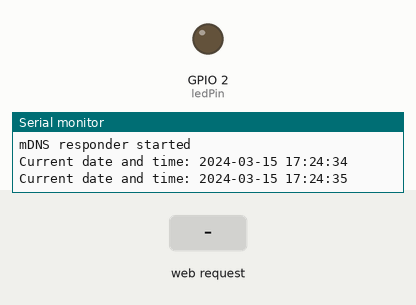
A sketch run on a simulated ESP8266 (NodeMCU). Parts: output pins drawn as LEDs (lit = HIGH), the last lines printed to the serial monitor. The inputs (shaded band) are chosen by the test bench. WiFi joins after 1.5 s; servers stay silent unless stated; the local clock reads 2024-03-15 10:24:30 at power-on unless the sketch sets it; storage starts empty.

Above: at 3.2 s.
3.3 s: HTTP request GET /toggle received
At 3.9 s:
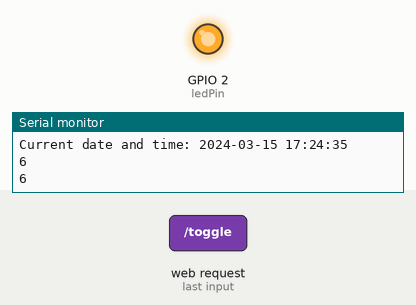
Timing chart, 0 to 6.3 s (numbered marks = the images above; inputs shaded):
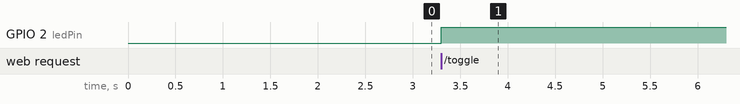

The sketch:

WifiConnectServerTurnOnLed.ino
```cpp
#include <ESP8266WiFi.h>
#include <ESP8266WebServer.h>
#include <ESP8266mDNS.h>
#include <FS.h> // Include the SPIFFS library to save data to flash
#include <ArduinoJson.h> // Include the ArduinoJSON library
//#include <string>
#include <time.h>
#include <WiFiUdp.h>
#include <TimeLib.h>

const char* ssid = "Steve'sWIFI";
const char* password = "ji7ewg1k";

float bac[] = {1.728,1.786,2.074,2.612,2.919,3.015};

int muc[] = {50,100,200,300,400,900};

int tieuThu[] = {50,50,100,56,0,0};

IPAddress subnet(255, 255, 0, 0);			            // Subnet Mask
IPAddress gateway(192, 168, 1, 1);			            // Default Gateway
IPAddress local_IP(192, 168, 1, 184);			        // Static IP Address for ESP8266

// Initial board time
unsigned long boardTime = 0;

ESP8266WebServer server(80);

const int ledPin = 2;
int ledState = LOW;
int sensorData[] = {3, 7, 2, 5, 8, 4};
int secondaryData[] = {3, 10, 12, 17, 25, 29};
int dataLength = sizeof(sensorData)/ sizeof(sensorData[0]);

struct tm internetTime;

String GetDataString(int inputData[], String key){

  String dataString = key + ": [";
  for (int i = 0; i < dataLength; i++) {
    dataString += String(inputData[i]);
    if (i < dataLength -1) {
      dataString += ", ";
    }
  }
  dataString += "],";
  Serial.println(dataLength);
  return dataString;
}

String GetDataString(char* inputData[], String key){

  String dataString = key + ": [";
  for (int i = 0; i < dataLength; i++) {
    dataString += String(inputData[i]);
    if (i < dataLength -1) {
      dataString += ", ";
    }
  }
  dataString += "],";
  Serial.println(dataLength);
  return dataString;
}

int getLastElementAsInt(const String &input) {
  // Check if the input string is empty
  if (input.length() == 0) {
    return -1; // or any default value or error code
  }

  // Get the last character from the input string
  char lastChar = input.charAt(input.length() - 1);

  // Check if the last character is a digit
  if (isdigit(lastChar)) {
    // Convert the last character to an integer
    int lastElement = lastChar - '0';
    return lastElement;
  } else {
    return -1; // or any default value or error code
  }
}

unsigned long convertStructTmToUnsignedLong(struct tm currentTime) {
    time_t time = mktime(&currentTime); // Convert struct tm to time_t
    return (unsigned long)time; // Convert time_t to unsigned long
}

struct tm convertUnsignedLongToStructTm(unsigned long timestamp) {
    time_t time = (time_t)timestamp; // Convert unsigned long to time_t
    struct tm convertedTime = *localtime(&time); // Convert time_t to struct tm
    return convertedTime;
}

unsigned long previousMillis = 0;  // Variable to store time
const long interval = 1000;  // Interval for 1 second
unsigned long diffMillis = 0;
void getBoardOwnTimer(){

  unsigned long currentMillis = millis();// + diffMillis;  // Get the current time

  if (currentMillis - previousMillis >= interval) {
    // If a second has passed
    //Serial.print(millis());
    previousMillis = currentMillis;
    //Serial.println(currentMillis);
    unsigned long newMillis = convertStructTmToUnsignedLong(internetTime) + currentMillis/1000;
    printTime(convertUnsignedLongToStructTm(newMillis));
    return;
  }
}

struct tm getInternetTime() {

  configTime(0, 0, "pool.ntp.org", "time.nist.gov");
  //struct tm internetTime;

  while (!getLocalTime(&internetTime)) {
    Serial.println("Failed to obtain time");
    //return timeinfo;
  }

  // GMT+7 adjustment
  time_t now = mktime(&internetTime) + 7 * 3600;
  localtime_r(&now, &internetTime);
  //printTime(timeinfo);
  return internetTime;
}

void printTime(struct tm timeinfo) {
  Serial.print("Current date and time: ");
  Serial.print(timeinfo.tm_year + 1900); // Year since 1900
  Serial.print("-");
  printTwoDigits(timeinfo.tm_mon + 1); // Month starts from 0
  Serial.print("-");
  printTwoDigits(timeinfo.tm_mday); // Day of the month
  Serial.print(" ");
  printTwoDigits(timeinfo.tm_hour); // Hours
  Serial.print(":");
  printTwoDigits(timeinfo.tm_min); // Minutes
  Serial.print(":");
  printTwoDigits(timeinfo.tm_sec); // Seconds
  Serial.println();
}

void printTwoDigits(int digits) {
  // Helper function to print leading 0 if the value is less than 10
  if (digits < 10)
    Serial.print('0');
  Serial.print(digits);
}

// Save Json
void saveJsonData() {
  if (SPIFFS.begin()) {
    // Create the JSON object with the specified structure
    StaticJsonDocument<2048> jsonData;
    JsonObject dataObj = jsonData.createNestedObject("data");

    JsonObject day1 = dataObj.createNestedObject("day1");
    day1["key1"] = "value1";
    day1["key2"] = "value2";
    day1["key3"] = "value3";

    JsonObject day2 = dataObj.createNestedObject("day2");
    day2["key1"] = "value1";
    day2["key2"] = "value2";
    day2["key3"] = "value3";

    // Open the file for writing
    File file = SPIFFS.open("/data.json", "w");
    if (!file) {
      Serial.println("Failed to open file for writing");
      return;
    }

    // Serialize the JSON data and write it to the file
    if (serializeJson(jsonData, file) == 0) {
      Serial.println("Failed to write to file");
    }

    // Close the file
    file.close();
    Serial.println("Data saved to data.json");
  } else {
    Serial.println("Failed to mount SPIFFS filesystem");
  }
}

void readJsonData() {
  if (SPIFFS.begin()) {
    // Open the file for reading
    File file = SPIFFS.open("/data.json", "r");
    if (!file) {
      Serial.println("Failed to open file for reading");
      return;
    }

    // Get the file size
    size_t fileSize = file.size();

    // Allocate a buffer to hold the JSON data
    std::unique_ptr<char[]> buffer(new char[fileSize]);

    // Read the file into the buffer
    file.readBytes(buffer.get(), fileSize);

    // Parse the JSON data
    DynamicJsonDocument jsonData(2048); // Adjust the size as needed
    DeserializationError error = deserializeJson(jsonData, buffer.get());

    if (error) {
      Serial.print("JSON parsing error: ");
      Serial.println(error.c_str());
    } else {
      // Successfully parsed JSON
      Serial.println("Data from data.json:");

      // Access JSON data, for example:
      const char* key1 = jsonData["data"]["day1"]["key1"];
      const char* key2 = jsonData["data"]["day1"]["key2"];
      const char* key3 = jsonData["data"]["day1"]["key3"];

      Serial.print("key1: ");
      Serial.println(key1);
      Serial.print("key2: ");
      Serial.println(key2);
      Serial.print("key3: ");
      Serial.println(key3);
    }

    // Close the file
    file.close();
  } else {
    Serial.println("Failed to mount SPIFFS filesystem");
  }
}


// Web design
void handleRoot() {

  String html = "<html><head><meta charset='UTF-8'></head><body>";
  html += "<style>h1 {text-align: center;}</style>";
  html += "<h1> BẢNG THỐNG KÊ CÔNG SUẤT SỬ DỤNG ĐIỆN </h1>";
  //html += "<p> TEST trạng thái BUILDIN LED : " + String(ledState == HIGH ? "On" : "Off") + "</p>";
  //html += "<p><a href='/toggle'>Bật/Tắt LED</a></p>";
  html += "<p id='datetime' > Thời gian : " + String(ledState == HIGH ? "On" : "Off") + "</p>";

  // Add text field and button
  html += "<div>";
  html += "<input type='text' id='dataInput' placeholder='Nhập số liệu'>";
  html += "<button onclick='addData()'>Xác nhận</button>";
  html += "</div>";

  // Thêm trường nhập và xử lý sự kiện vào form

  html += "<form>";
  html += "<label for='level1'>Muc 1 tu 0 - </label>";
  html += "<input type='text' id='level1' onfocus='textFieldFocus()' onblur='textFieldBlur(this.id)' >";
  html += "<p id='status'>Status: Not Focused</p>";
  html += "</form>";

  html += "<table style='width: 100%; border: 1px solid black;'>";
  html += "<tr>";
  html += "<td style='text-align: center;'>Mức</td>";
  html += "<td style='text-align: center;'>Từ (Kwh)</td>";
  html += "<td style='text-align: center;'>Tới (Kwh)</td>";
  html += "<td style='text-align: center;'>Giá điện (Nghìn đồng)</td>";
  html += "<td style='text-align: center;'>Công suất sử dụng(Kwh)</td>";
  html += "<td style='text-align: center;'>Đơn giá(Nghìn đồng)</td>";
  html += "</tr>";
  //Muc 1
  html += "<tr>";
  html += "<td style='text-align: center;'>Mức 1</td>";
  html += "<td style='text-align: center;'>0</td>";
  html += "<td style='text-align: center;'><input type='text' id='to1' placeholder='" + String(muc[0]) + "'></td>";
  html += "<td style='text-align: center;'><input type='text' id='gia1'  placeholder='" + String(bac[0]) + "'></td>";
  html += "<td style='text-align: center;'>" + String(tieuThu[0]) + "</td>";
  html += "<td style='text-align: center;'>" + String(tieuThu[0]*bac[0]) + "</td>";
  html += "</tr>";
  //Muc 2
  html += "<tr style='text-align: center; border: 1px solid black;'>";
  html += "<td style='text-align: center;'>Mức 2</td>";
  html += "<td style='text-align: center;'>" + String(muc[0] + 1) + "</td>";
  html += "<td style='text-align: center;'><input type='text' id='to2' placeholder='" + String(muc[1]) + "'></td>";
  html += "<td style='text-align: center;'><input type='text' id='gia2' placeholder='" + String(bac[1]) + "'></td>";
  html += "<td style='text-align: center;'>" + String(tieuThu[1]) + "</td>";
  html += "<td style='text-align: center;'>" + String(tieuThu[1]*bac[1]) + "</td>";
  html += "</tr>";
  //Muc 3
  html += "<tr>";
  html += "<td style='text-align: center;'>Mức 3</td>";
  html += "<td style='text-align: center;'>" + String(muc[1] + 1) + "</td>";
  html += "<td style='text-align: center;'><input type='text' id='to3' placeholder='" + String(muc[2]) + "'></td>";
  html += "<td style='text-align: center;'><input type='text' id='gia3' placeholder='" + String(bac[2]) + "'></td>";
  html += "<td style='text-align: center;'>" + String(tieuThu[2]) + "</td>";
  html += "<td style='text-align: center;'>" + String(tieuThu[2]*bac[2]) + "</td>";
  html += "</tr>";
  //Muc 4
  html += "<tr>";
  html += "<td style='text-align: center;'>Mức 4</td>";
  html += "<td style='text-align: center;'>" + String(muc[2] + 1) + "</td>";
  html += "<td style='text-align: center;'><input type='text' id='to4' placeholder='" + String(muc[3]) + "'></td>";
  html += "<td style='text-align: center;'><input type='text' id='gia4' placeholder='" + String(bac[3]) + "'></td>";
  html += "<td style='text-align: center;'>" + String(tieuThu[3]) + "</td>";
  html += "<td style='text-align: center;'>" + String(tieuThu[3]*bac[3]) + "</td>";
  html += "</tr>";
  //Muc 5
  html += "<tr>";
  html += "<td style='text-align: center;'>Mức 5</td>";
  html += "<td style='text-align: center;'>" + String(muc[3] + 1) + "</td>";
  html += "<td style='text-align: center;'><input type='text' id='to5' placeholder='" + String(muc[4]) + "'></td>";
  html += "<td style='text-align: center;'><input type='text' id='gia5' placeholder='" + String(bac[4]) + "'></td>";
  html += "<td style='text-align: center;'>" + String(tieuThu[4]) + "</td>";
  html += "<td style='text-align: center;'>" + String(tieuThu[4]*bac[4]) + "</td>";
  html += "</tr>";
  //Muc 6
  html += "<tr>";
  html += "<td style='text-align: center;'>Mức 6</td>";
  html += "<td style='text-align: center;'>" + String(muc[4] + 1) + "</td>";
  html += "<td style='text-align: center;'><input type='text' id='to6' placeholder='" + String(muc[5]) + "'></td>";
  html += "<td style='text-align: center;'><input type='text' id='gia6' placeholder='" + String(bac[5]) + "'></td>";
  html += "<td style='text-align: center;'>" + String(tieuThu[5]) + "</td>";
  html += "<td style='text-align: center;'>" + String(tieuThu[5]*bac[5]) + "</td>";
  html += "</tr>";
  //Tong so
  html += "<tr>";
  html += "<td style='text-align: center;'> </td>";
  html += "<td style='text-align: center;'>  </td>";
  html += "<td style='text-align: center;'>  </td>";
  html += "<td style='text-align: center;'>  </td>";
  html += "<td style='text-align: center;'> Tổng </td>";
  html += "<td style='text-align: center;'> " + String(tieuThu[0]*bac[0]+tieuThu[1]*bac[1]+tieuThu[2]*bac[2]+tieuThu[3]*bac[3]+tieuThu[4]*bac[4]+tieuThu[5]*bac[5]) + " </td>";
  html += "</tr>";
  html += "</table>";


  // OnFocus text field
  html += "<script>";
  html += "function textFieldFocus() {";
  html += "  document.getElementById('status').innerText = 'Status: Focused';";
  html += "}";
  html += "function textFieldBlur(id) {";
  //html += "  var numericValue = getLastElementAsInt(id);";
  html += "  document.getElementById('status').innerText = 'Status: Not Focused' + id;";
  // html += "  var textField = document.getElementById('level'+id);";
  // html += "  var inputValue = textField.value;";
  // html += "  document.getElementById('status').innerText = 'Result: ' + inputValue;";

  html += "}";
  html += "</script>";

  //Remove Non digit
  html += "<script>";
  html += "function allowDigits(inputField) {";
  html += "  inputField.value = inputField.value.replace(/\\D/g, '');";
  html += "}";
  html += "</script>";

  html += "<canvas id='histogramChart' ></canvas>";

  html += "<script src='https://cdnjs.cloudflare.com/ajax/libs/Chart.js/3.7.0/chart.min.js'></script>";
  html += "<script>";
  html += "var ctx = document.getElementById('histogramChart').getContext('2d');";
  html += "var data = {";
  html += "  labels: ['Ngày 1', 'Ngày 2', 'Ngày 3', 'Ngày 4', 'Ngày 5', 'Ngày 6'],";
  html += "  datasets: [";
  html += "    {";
  html += "      type: 'bar',";
  html += "      label: 'Công suất hằng ngày(kWh)',";
  html += GetDataString(sensorData, "data");
  html += "      backgroundColor: 'rgba(75, 192, 192, 0.2)',";
  html += "      borderColor: 'rgba(75, 192, 192, 1)',";
  html += "      borderWidth: 1";
  html += "    },";
  html += "    {";
  html += "      type: 'line',";
  html += "      label: 'Tổng lượng dùng từ đầu tháng(kWh)',";
  html += GetDataString(secondaryData, "data");
  html += "      borderColor: 'rgba(255, 99, 132, 1)',";
  html += "      yAxisID: 'secondaryYAxis'";
  html += "    }";
  html += "  ]";
  html += "};";

  // JavaScript function to add data from the text field
  html += "function addData() {";
  html += "  var newData = parseFloat(document.getElementById('dataInput').value);";
  html += "  if (!isNaN(newData)) {";
  html += "    data.datasets[1].data.push(newData);"; // Assuming 'data' is the secondary dataset
  html += "    myChart.update();";
  html += "  }";
  html += "}";

  html += "var myChart = new Chart(ctx, {";
  html += "  type: 'bar',";
  html += "  data: data,";
  html += "  options: {";
  html += "    scales: {";
  html += "      y: {";
  html += "        beginAtZero: true,";
  html += "        title: {";
  html += "          display: true,";
  html += "          text: 'Công suất hằng ngày(kWh)',";
  //html += "          fontSize: 36";
  html += "        }";
  html += "      },";
  html += "      secondaryYAxis: {";
  html += "        position: 'right',";
  html += "        beginAtZero: true,";
  html += "        title: {";
  html += "          display: true,";
  html += "          text: 'Tổng lượng dùng từ đầu tháng(kWh)'";
  html += "        }";
  html += "      }";
  html += "    }";
  html += "  }";
  html += "});";
  html += "</script>";
  html += "</body></html>";
  server.send(200, "text/html", html);
}


void handleToggle() {
  ledState = (ledState == HIGH) ? LOW : HIGH;
  digitalWrite(ledPin, ledState);
  handleRoot();
}

void setup() {
  // if (WiFi.config(local_IP, gateway, subnet)) {
  //   Serial.println("Static IP Configured");
  // }
  // else {
  //   Serial.println("Static IP Configuration Failed");
  // }
  Serial.begin(115200);
  WiFi.persistent(false);
  WiFi.setSleepMode(WIFI_NONE_SLEEP);
  WiFi.begin(ssid, password);
  while (WiFi.status() != WL_CONNECTED) {
    delay(2000);
    Serial.println("Connecting to WiFi...");
  }
  Serial.println("Connected to WiFi");

  // Initialize and set the time
  getInternetTime();

  server.on("/", handleRoot);
  server.on("/toggle", handleToggle);

  pinMode(ledPin, OUTPUT);
  digitalWrite(ledPin, ledState);

  server.begin();
  Serial.println("HTTP server started");
  Serial.println(WiFi.localIP());
  if (!MDNS.begin("esp8266")) {             // Start the mDNS responder for esp8266.local
    Serial.println("Error setting up MDNS responder!");
  }
  Serial.println("mDNS responder started");
  MDNS.addService("http", "tcp", 80);

  // Initialize SPIFFS
  if (!SPIFFS.begin()) {
    Serial.println("Failed to mount SPIFFS filesystem");
    return;
  }

  // Save JSON data to a file
  //saveJsonData();
  //readJsonData();
}

void loop() {
  MDNS.update();
  server.handleClient();
  getBoardOwnTimer();
}
```

Measured:
- after the input at 3.3 s, GPIO 2 (ledPin): LOW → HIGH at once
